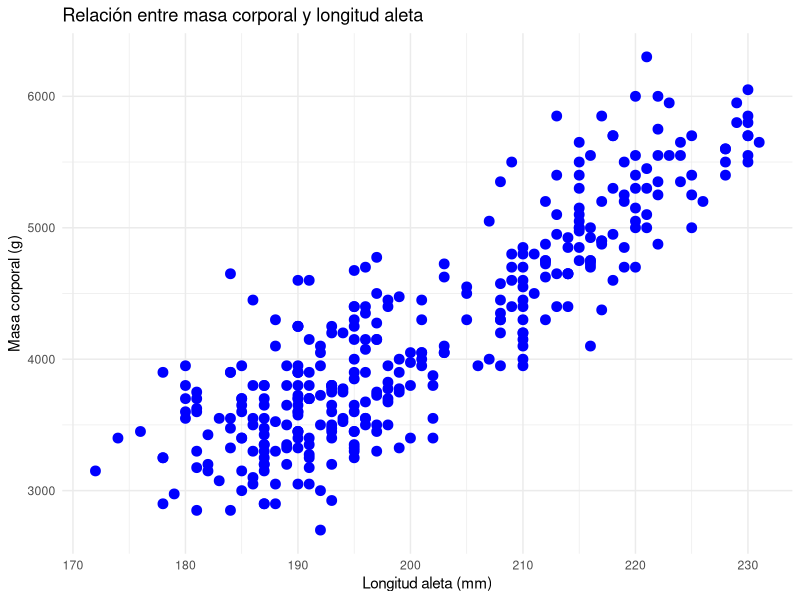
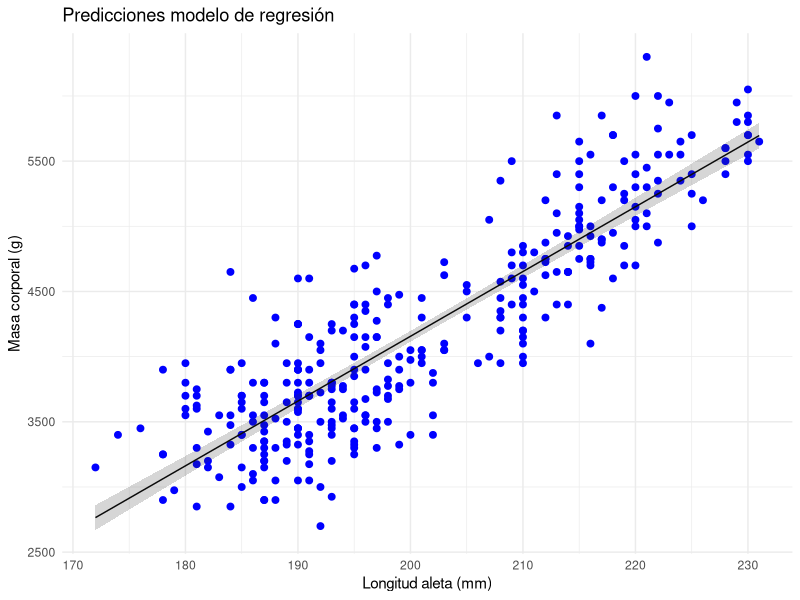
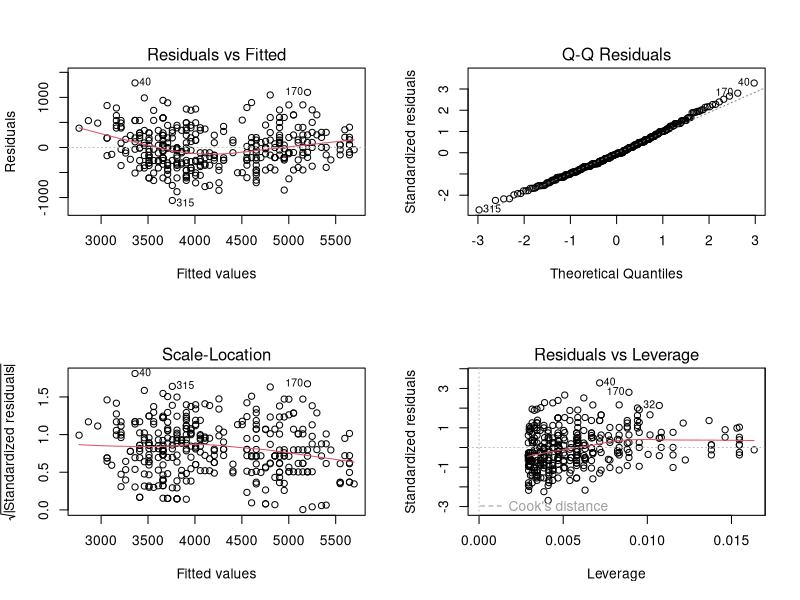
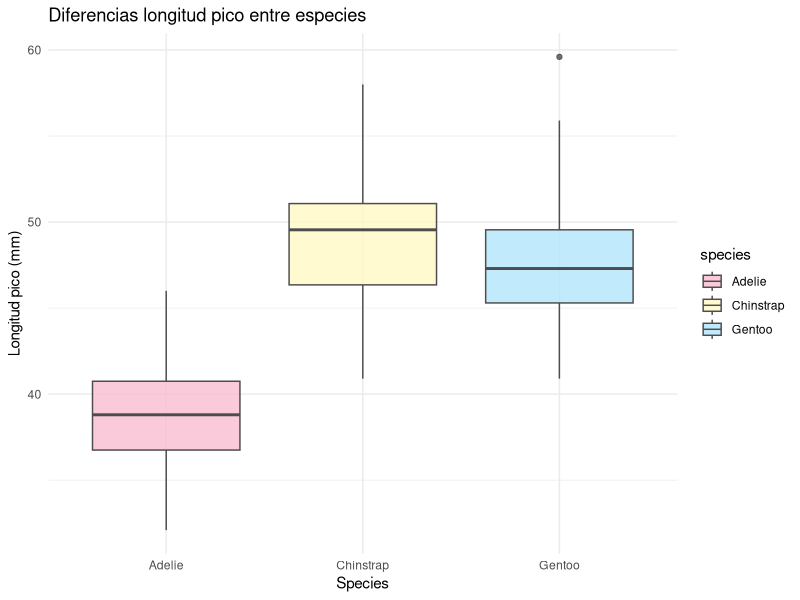
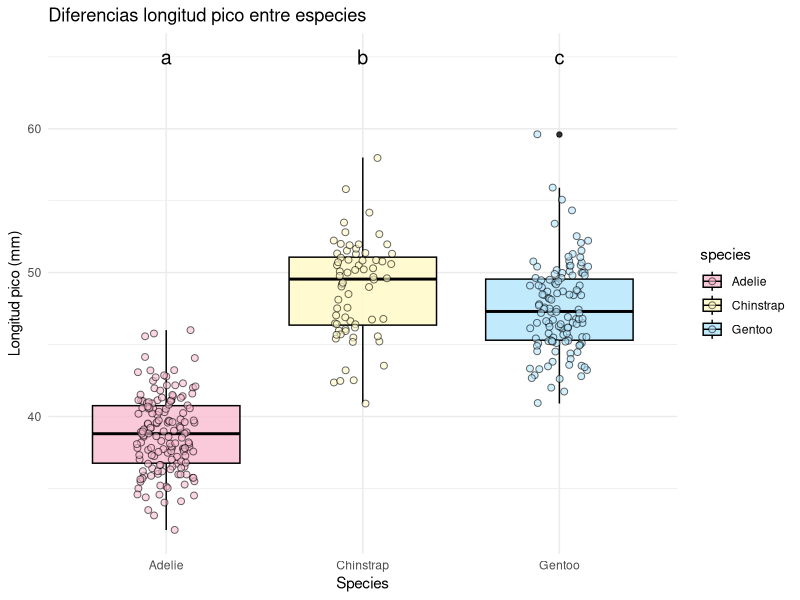
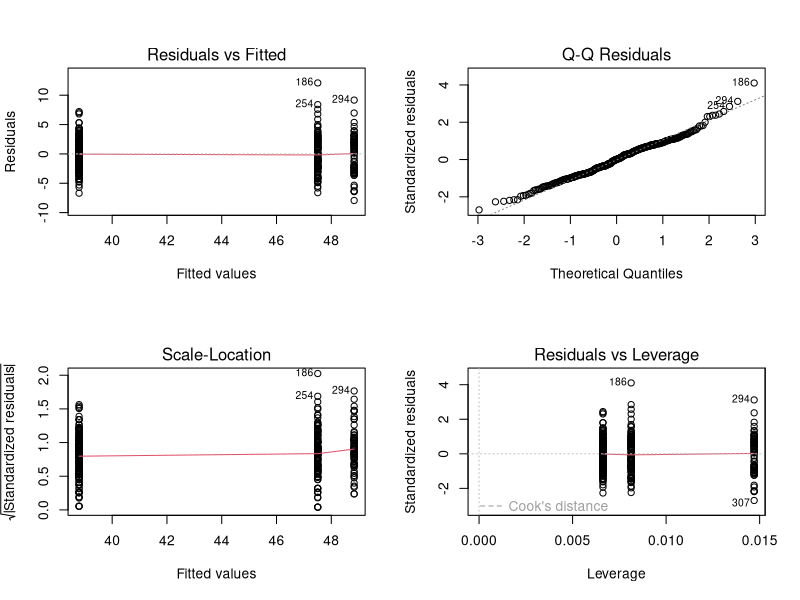

Source code (R) for these figures, in order:
## ---- chunk 1
#| echo: true
library(palmerpenguins)
data(penguins)
head(penguins)
## ---- chunk 2
#| echo: true
#| attr-source: "style='font-size: 0.8em'"
#| attr-output: "style='font-size: 0.2em'"
#| fig-width: 7     # ancho en pulgadas
#| fig-height: 5    # alto en pulgadas
#| fig-align: "center"
library(ggplot2)
ggplot(data = penguins, aes(x = flipper_length_mm, y = body_mass_g)) +  
  geom_point(color = "blue", size = 3) +      
  labs(x = "Longitud aleta (mm)",         
       y = "Masa corporal (g)",                   
      title = "Relación entre masa corporal y longitud aleta "   
  ) +
  theme_minimal()        
## ---- chunk 3
#| echo: true
lm_reg1 <- lm(body_mass_g ~ flipper_length_mm, data = penguins)
## ---- chunk 4
#| echo: true
anova(lm_reg1)
## ---- chunk 5
#| echo: true
summary(lm_reg1)
## ---- chunk 6
#| echo: true
#| attr-source: "style='font-size: 0.5em'"
#| attr-output: "style='font-size: 0.4em'"
#| fig-width: 7     # ancho en pulgadas
#| fig-height: 5    # alto en pulgadas
#| fig-align: "center"
library(broom)
library(tidyverse)
library(dplyr)
preds <- augment(lm_reg1, type.predict = "response", se_fit = TRUE)
preds <- preds %>%
  mutate(lower = .fitted - 1.96 * .se.fit,upper = .fitted + 1.96 * .se.fit)
  
ggplot(data = preds, aes(x = flipper_length_mm, y = body_mass_g)) +  
  geom_point(color = "blue", size = 2) +     
  geom_line(aes(y = .fitted)) +
  geom_ribbon(aes(ymin = lower, ymax = upper), alpha = 0.2) +
  labs(x = "Longitud aleta (mm)",         
       y = "Masa corporal (g)",                   
      title = "Predicciones modelo de regresión"   
  ) +
  theme_minimal()        
## ---- chunk 7
#| echo: true
#| attr-source: "style='font-size: 0.6em'"
#| attr-output: "style='font-size: 0.4em'"
#| fig-width: 6     # ancho en pulgadas
#| fig-height: 6    # alto en pulgadas
#| fig-align: "left"
par(mfrow=c(2,2))
plot(lm_reg1)      
## ---- chunk 8
#| echo: true
#| attr-source: "style='font-size: 0.6em'"
#| attr-output: "style='font-size: 0.4em'"
shapiro.test(residuals(lm_reg1))
## ---- chunk 9
#| echo: true
#| attr-source: "style='font-size: 0.6em'"
#| attr-output: "style='font-size: 0.4em'"
library(lmtest)
resettest(lm_reg1)
## ---- chunk 10
#| echo: true
#| attr-source: "style='font-size: 0.6em'"
#| attr-output: "style='font-size: 0.4em'"
library(car)
ncvTest(lm_reg1)
## ---- chunk 11
#| echo: true
#| attr-source: "style='font-size: 0.8em'"
#| attr-output: "style='font-size: 0.2em'"
#| fig-width: 7     # ancho en pulgadas
#| fig-height: 5    # alto en pulgadas
#| fig-align: "center"
ggplot(data = penguins, aes(x = species, y = bill_length_mm, fill = species)) +  
  geom_boxplot(alpha = 0.8, color = "gray30") +
  scale_fill_manual(values = c("#F8BBD0", "#FFF9C4", "#B3E5FC")) +
  labs(x = "Species",         
       y = "Longitud pico (mm)",                   
      title = "Diferencias longitud pico entre especies"   
  ) +
  theme_minimal()        
## ---- chunk 12
#| echo: true
penguins$species <- as.factor(penguins$species)
lm_reg2 <- lm(bill_length_mm ~ species, data = penguins)
## ---- chunk 13
#| echo: true
anova(lm_reg2)
## ---- chunk 14
#| echo: true
#| attr-source: "style='font-size: 0.6em'"
#| attr-output: "style='font-size: 0.4em'"
summary(lm_reg2)
## ---- chunk 15
#| echo: true
 contrasts(penguins$species)
## ---- chunk 16
#| echo: true
library(multcomp)
posthoc_species <- glht(lm_reg2, linfct=mcp(species="Tukey"))
summary(posthoc_species)
## ---- chunk 17
#| echo: true
#| attr-source: "style='font-size: 0.5em'"
#| attr-output: "style='font-size: 0.2em'"
#| fig-width: 9    # ancho en pulgadas
#| fig-height: 6    # alto en pulgadas
#| fig-align: "center"
ggplot(data = penguins, aes(x = species, y = bill_length_mm, fill = species, color = species)) +  
  geom_boxplot(alpha = 0.8, color = "black") +
  geom_jitter(width = 0.15, alpha = 0.6, size = 2, shape=21, color="black") +
  scale_fill_manual(values = c("#F8BBD0", "#FFF9C4", "#B3E5FC")) +
  scale_color_manual(values = c("#F8BBD0", "#FFF9C4", "#B3E5FC")) +
 labs(x = "Species",         
       y = "Longitud pico (mm)",                   
      title = "Diferencias longitud pico entre especies"   
  ) +
  theme_minimal() +
  geom_text(data = penguins[2,], aes(y = 65, label = "a"), color="black", 
            size=5, nudge_x = 0) +
  geom_text(data = penguins[2,], aes(y = 65, label = "b"), color="black", 
            size=5, nudge_x = 1) +
  geom_text(data = penguins[2,], aes(y = 65, label = "c"), color="black", 
            size=5, nudge_x = 2) 
## ---- chunk 18
#| echo: true
#| attr-source: "style='font-size: 0.6em'"
#| attr-output: "style='font-size: 0.4em'"
#| fig-width: 6     # ancho en pulgadas
#| fig-height: 6    # alto en pulgadas
#| fig-align: "left"
par(mfrow=c(2,2))
plot(lm_reg2)      
